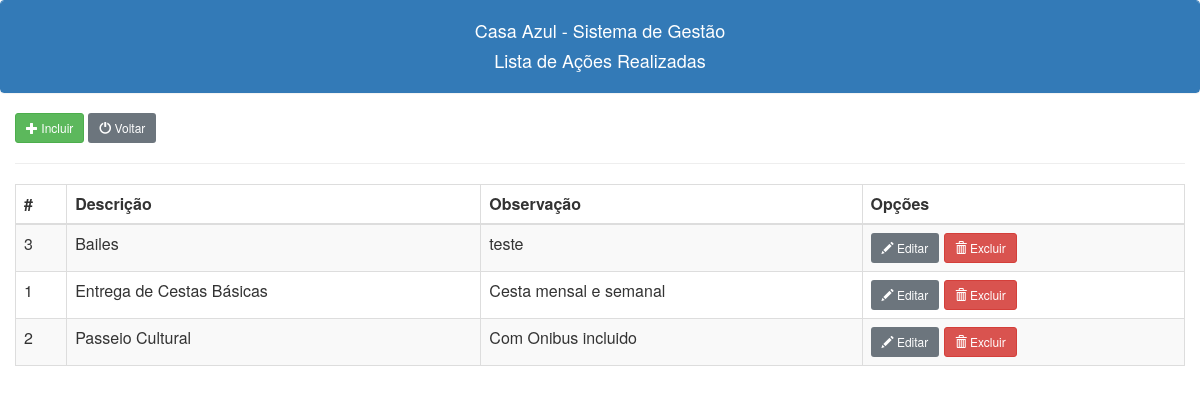
Screenshot of /tipo_acoes/tipo_acoes_lista.php (signed in) with the database file from the repository.
### tables this page shows
CREATE TABLE IF NOT EXISTS `atividades` (
  `id` int NOT NULL AUTO_INCREMENT,
  `descricao` varchar(200) DEFAULT NULL,
  `observacao` blob,
  PRIMARY KEY (`id`)
);

### tipo_acoes/tipo_acoes_lista.php (the view, shortened to what this page needs)
<?php
include("../conexao.php");
include("../links.php");
?>
<!doctype html>
<html lang="en">
<body>
    <div class="panel panel-primary class">
        <div class="panel-heading text-center">
            <h4>Casa Azul - Sistema de Gestão</h4>
            <h4>Lista de Ações Realizadas</h4>
        </div>
    </div>
    <div class="container-fluid">
        <button type="button" title="Inclusão de Nova atividade" class="btn btn-success btn-sm" data-toggle="modal" data-target="#novoModal"><span class="glyphicon glyphicon-plus"></span>
            Incluir
        </button>
        <a class="btn btn-secondary btn-sm" href="/casaazul/menu.php"><span class="glyphicon glyphicon-off"></span> Voltar</a>
        <hr>
        <table class="table table-bordered table-striped tabatividades">
            <thead class="thead">
                <tr>
                    <th scope="col">#</th>
                    <th scope="col">Descrição</th>
                    <th scope="col">Observação</th>
                    <th scope="col">Opções</th>
                </tr>
            </thead>
            <tbody>
                <?php
                $c_sql = "SELECT atividades.id, atividades.descricao, atividades.observacao FROM atividades ORDER BY atividades.descricao";
                $result = $conection->query($c_sql);
                while ($c_linha = $result->fetch_assoc()) {
                    echo "
                    <tr>
                    <td>$c_linha[id]</td>
                    <td>$c_linha[descricao]</td>
                    <td>$c_linha[observacao]</td>
                    <td>
                    <button type='button' class='btn btn-secondary btn-sm editbtn' data-toggle='modal' title='Editar Tipo de Ação'><span class='glyphicon glyphicon-pencil'></span> Editar</button>
                    <a class='btn btn-danger btn-sm' href='javascript:func()'onclick='confirmacao($c_linha[id])'><span class='glyphicon glyphicon-trash'></span> Excluir</a>
                    </td>
                    </tr>
                    ";
                }
                ?>
            </tbody>
        </table>
    </div>
</body>
</html>

### rows the page displays
atividades: id "3", descricao "Bailes", observacao "teste"
atividades: id "1", descricao "Entrega de Cestas Básicas", observacao "Cesta mensal e semanal"
atividades: id "2", descricao "Passeio Cultural", observacao "Com Onibus incluido"
